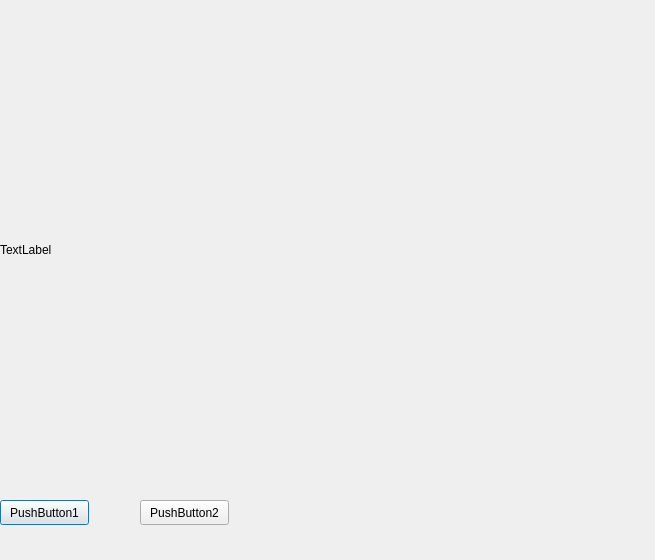
<?xml version="1.0" encoding="UTF-8"?>
<ui version="4.0">
 <class>Dialog</class>
 <widget class="QDialog" name="Dialog">
  <property name="geometry">
   <rect>
    <x>0</x>
    <y>0</y>
    <width>655</width>
    <height>560</height>
   </rect>
  </property>
  <property name="windowTitle">
   <string>Dialog</string>
  </property>
  <widget class="QPushButton" name="btn_1">
   <property name="geometry">
    <rect>
     <x>0</x>
     <y>500</y>
     <width>89</width>
     <height>25</height>
    </rect>
   </property>
   <property name="text">
    <string>PushButton1</string>
   </property>
  </widget>
  <widget class="QPushButton" name="btn_2">
   <property name="geometry">
    <rect>
     <x>140</x>
     <y>500</y>
     <width>89</width>
     <height>25</height>
    </rect>
   </property>
   <property name="text">
    <string>PushButton2</string>
   </property>
  </widget>
  <widget class="QLabel" name="label_1">
   <property name="geometry">
    <rect>
     <x>0</x>
     <y>10</y>
     <width>640</width>
     <height>480</height>
    </rect>
   </property>
   <property name="text">
    <string>TextLabel</string>
   </property>
  </widget>
 </widget>
 <resources/>
 <connections/>
</ui>
